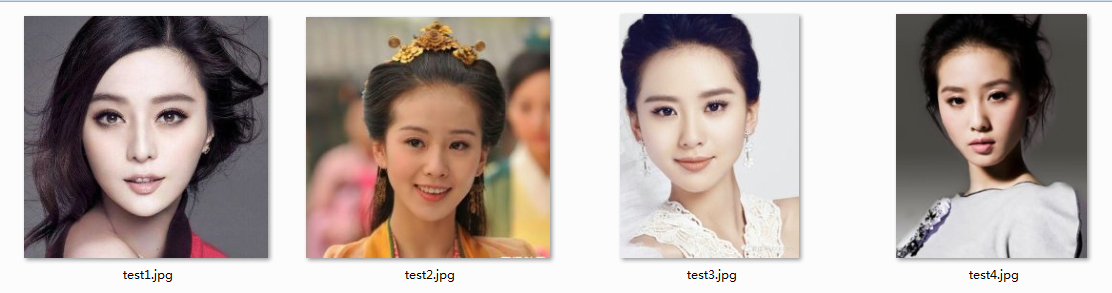
#> input picture drone_pi/pi-face-recognition/smile_detect/test.jpg, 1112 x 293 px, given in place of the camera
$ python face_detect_save.py
#> lines starting #> are read from the running program, lines starting #| are printed output that depends on the picture
from imutils.video import VideoStream
import imutils
import time
import cv2

time.sleep(10.0)
vs = VideoStream(src=0).start()
time.sleep(2.0)
face_detector = cv2.CascadeClassifier('haarcascade_frontalface_default.xml')


face_id = "photo"
count = 0
print("streaming...")
while True:
    image_frame = vs.read()
#> image_frame is the input picture: shape (293, 1112, 3); mean B, G, R 164.5, 169.2, 180.9
    image_frame = imutils.resize(image_frame, width=500)
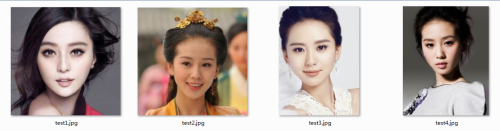
#> image_frame: shape (131, 500, 3); mean B, G, R 164.5, 169.2, 180.9

    gray = cv2.cvtColor(image_frame, cv2.COLOR_BGR2GRAY)
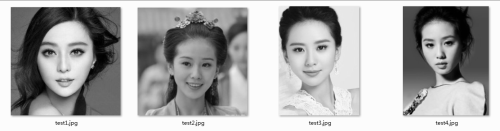
#> gray: shape (131, 500); min 0, max 252, mean 172.1

    faces = face_detector.detectMultiScale(gray, scaleFactor=1.1, minNeighbors=5, minSize=(30, 30), flags=cv2.CASCADE_SCALE_IMAGE)
#> faces = [[411, 22, 55, 55], [166, 40, 60, 60], [276, 22, 69, 69], [30, 26, 69, 69]]

    for (x,y,w,h) in faces:
      #  cv2.rectangle(image_frame, (x,y), (x+w, y+h), (255, 0, 0), 2)

        cv2.imwrite("/media/pi/ESD-USB/"+face_id+"/"+str(count)+".jpg", image_frame)
       # cv2.imshow('frame', image_frame)
        count+=1
        print("detected..")
#> this loop made 4 passes
#| detected..
#| detected..
#| detected..
#| detected..
#> after the loop, count = 4

    if cv2.waitKey(100) & 0xFF == ord('q'):
#> (key q is pressed here)
        break

    elif count>7:
        break

cv2.destroyAllWindows()
vs.stop()
